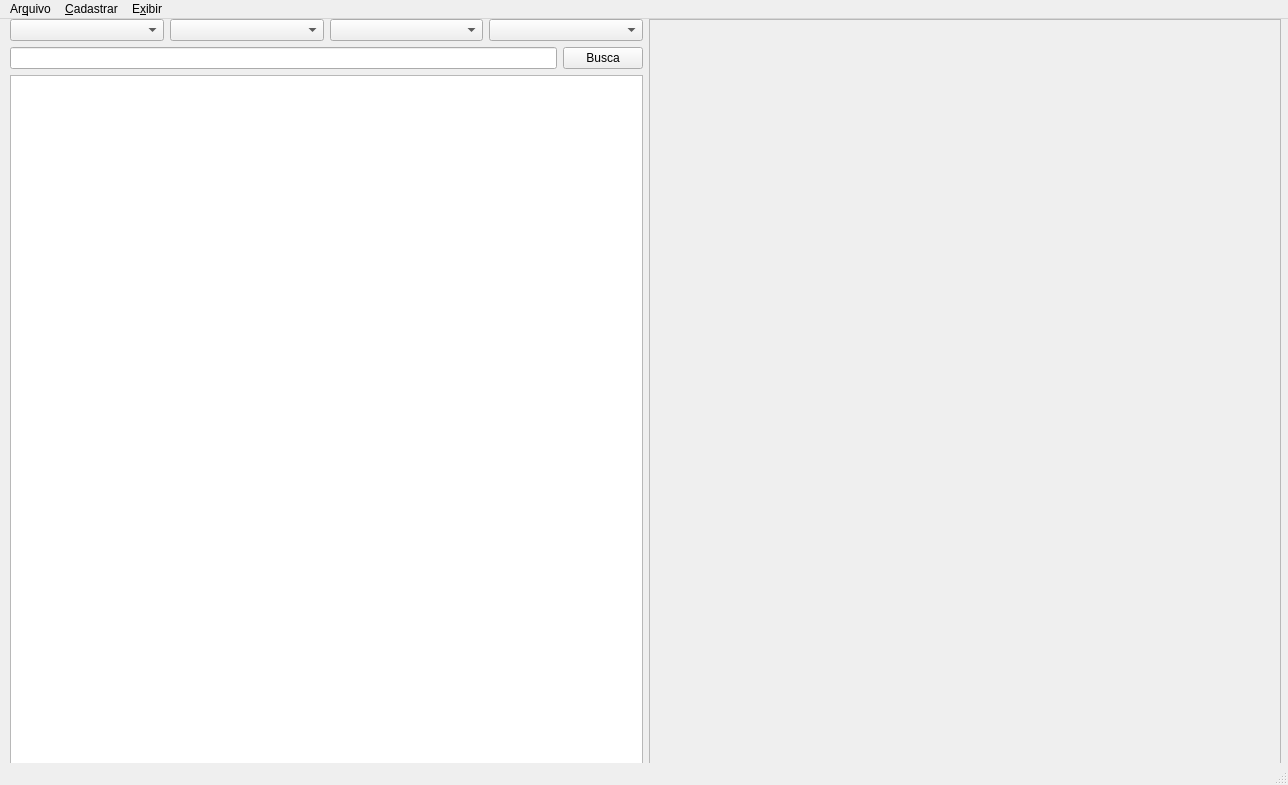
<?xml version="1.0" encoding="UTF-8"?>
<ui version="4.0">
 <class>MainWindow</class>
 <widget class="QMainWindow" name="MainWindow">
  <property name="geometry">
   <rect>
    <x>0</x>
    <y>0</y>
    <width>1288</width>
    <height>785</height>
   </rect>
  </property>
  <property name="windowTitle">
   <string>GANEC</string>
  </property>
  <widget class="QWidget" name="centralwidget">
   <property name="sizePolicy">
    <sizepolicy hsizetype="Expanding" vsizetype="Expanding">
     <horstretch>0</horstretch>
     <verstretch>0</verstretch>
    </sizepolicy>
   </property>
   <widget class="QWidget" name="horizontalLayoutWidget_3">
    <property name="geometry">
     <rect>
      <x>10</x>
      <y>0</y>
      <width>1271</width>
      <height>751</height>
     </rect>
    </property>
    <layout class="QHBoxLayout" name="horizontalLayout_4">
     <property name="sizeConstraint">
      <enum>QLayout::SetMaximumSize</enum>
     </property>
     <item>
      <layout class="QVBoxLayout" name="verticalLayout_2">
       <property name="sizeConstraint">
        <enum>QLayout::SetMaximumSize</enum>
       </property>
       <property name="rightMargin">
        <number>0</number>
       </property>
       <item>
        <layout class="QHBoxLayout" name="horizontalLayout">
         <item>
          <widget class="QComboBox" name="comboBox_2"/>
         </item>
         <item>
          <widget class="QComboBox" name="comboBox"/>
         </item>
         <item>
          <widget class="QComboBox" name="comboBox_3"/>
         </item>
         <item>
          <widget class="QComboBox" name="comboBox_4"/>
         </item>
        </layout>
       </item>
       <item>
        <layout class="QHBoxLayout" name="horizontalLayout_5">
         <item>
          <widget class="QLineEdit" name="lineEdit_2"/>
         </item>
         <item>
          <widget class="QPushButton" name="pushButton_2">
           <property name="text">
            <string>Busca</string>
           </property>
          </widget>
         </item>
        </layout>
       </item>
       <item>
        <widget class="QListView" name="listView_2">
         <property name="enabled">
          <bool>true</bool>
         </property>
        </widget>
       </item>
      </layout>
     </item>
     <item>
      <widget class="QScrollArea" name="scrollArea">
       <property name="widgetResizable">
        <bool>true</bool>
       </property>
       <widget class="QWidget" name="scrollAreaWidgetContents_2">
        <property name="geometry">
         <rect>
          <x>0</x>
          <y>0</y>
          <width>627</width>
          <height>745</height>
         </rect>
        </property>
       </widget>
      </widget>
     </item>
    </layout>
   </widget>
  </widget>
  <widget class="QMenuBar" name="menubar">
   <property name="geometry">
    <rect>
     <x>0</x>
     <y>0</y>
     <width>1288</width>
     <height>39</height>
    </rect>
   </property>
   <widget class="QMenu" name="menuArquivo">
    <property name="title">
     <string>Ar&amp;quivo</string>
    </property>
    <addaction name="actionExportar"/>
    <addaction name="actionSalvar"/>
    <addaction name="actionSair"/>
   </widget>
   <widget class="QMenu" name="menuCadastrar">
    <property name="title">
     <string>&amp;Cadastrar</string>
    </property>
    <addaction name="actionAlunos"/>
    <addaction name="actionEscolas"/>
    <addaction name="actionModalidades"/>
   </widget>
   <widget class="QMenu" name="menuExibir">
    <property name="title">
     <string>E&amp;xibir</string>
    </property>
    <addaction name="actionMapa"/>
   </widget>
   <addaction name="menuArquivo"/>
   <addaction name="menuCadastrar"/>
   <addaction name="menuExibir"/>
  </widget>
  <widget class="QStatusBar" name="statusbar"/>
  <action name="actionExportar">
   <property name="text">
    <string>Exportar</string>
   </property>
  </action>
  <action name="actionSalvar">
   <property name="text">
    <string>Salvar</string>
   </property>
  </action>
  <action name="actionSair">
   <property name="text">
    <string>Sair</string>
   </property>
  </action>
  <action name="actionAlunos">
   <property name="text">
    <string>Alunos</string>
   </property>
  </action>
  <action name="actionEscolas">
   <property name="text">
    <string>Escolas</string>
   </property>
  </action>
  <action name="actionModalidades">
   <property name="text">
    <string>Modalidades</string>
   </property>
  </action>
  <action name="actionMapa">
   <property name="text">
    <string>Mapa</string>
   </property>
  </action>
 </widget>
 <resources/>
 <connections>
  <connection>
   <sender>pushButton_2</sender>
   <signal>clicked()</signal>
   <receiver>MainWindow</receiver>
   <slot>close()</slot>
   <hints>
    <hint type="sourcelabel">
     <x>604</x>
     <y>113</y>
    </hint>
    <hint type="destinationlabel">
     <x>644</x>
     <y>-5</y>
    </hint>
   </hints>
  </connection>
 </connections>
</ui>
